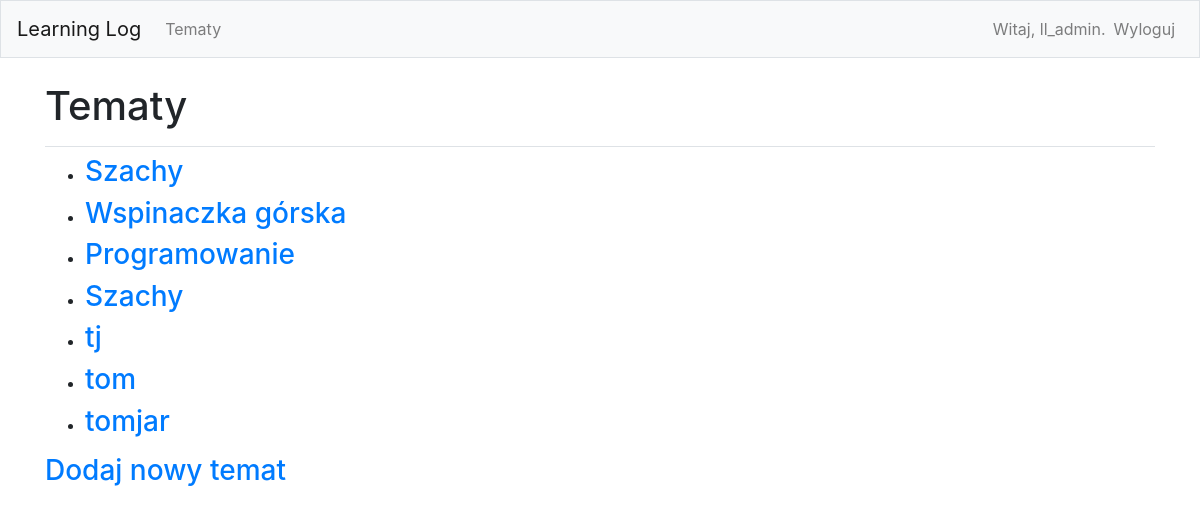
The app's page /topics/ (signed in) with its own data.
### learning_logs/models.py (models this page shows)
class Topic(models.Model):
    text = models.CharField(max_length=200)
    date_added = models.DateTimeField(auto_now_add=True)
    owner = models.ForeignKey(User, on_delete=models.CASCADE)
    def __str__(self):
        return self.text

### learning_logs/views.py (the view)
# urls.py: path('topics/', views.topics, name = 'topics'),
def topics(request):
    topics = Topic.objects.order_by('date_added')
    context = {'topics' : topics}
    return render(request, 'learning_logs/topics.html', context)

### learning_logs/templates/learning_logs/topics.html
{% extends 'learning_logs/base.html' %}
{% block page_header %}
    <h1> Tematy </h1>
{% endblock page_header %}
{% block content %}
    <ul>
        {% for topic in topics %}
            <li><h3>
                <a href="{% url 'learning_logs:topic' topic.id %}"> {{ topic }}</a>
            </h3></li>
        {% empty %}
            <li><h3> Nie został jeszcze dodany żaden temat.</h3></li>
        {% endfor %}
    </ul>
    <h3><a href =" {% url 'learning_logs:new_topic' %}"> Dodaj nowy temat</h3>
{% endblock content %}

### learning_logs/templates/learning_logs/base.html (shortened to what this page needs)
{% load bootstrap4 %}
<!doctype html>
<html lang="pl">
    <head>
        {% bootstrap_css %}
    </head>
    <body>
        <nav class="navbar navbar-expand-md navbar-light bg-light mb-4 border">
            <a class="navbar-brand" href ="{% url 'learning_logs:index'%}" >
                Learning Log</a>
        <div class="collapse navbar-collapse" id="navbarCollapse">
            <ul class="navbar-nav mr-auto">
                <li class="nav-item">
                    <a class="nav-link" href="{% url 'learning_logs:topics' %}">
                        Tematy</a></li>
            </ul>
            <ul class="navbar-nav ml-auto">
                {% if user.is_authenticated %}
                    <li class="nav-item">
                        <span class="navbar-text"> Witaj, {{ user.username }}.</span>
                    </li>
                    <li class="nav-item">
                        <a class="nav-link" href=" {% url 'users:logout' %}"> Wyloguj</a>
                    </li>
                {% endif %}
            </ul>
        </div>
    </nav>
    <main role="main" class="container">
        <div class="pb-2 mb-2 border-bottom">
            {% block page_header %} {% endblock page_header %}
        </div>
        <div>
            {% block content %} {% endblock content %}
        </div>
    </main>
</body>
</html>

### records on screen
Topic: text "Szachy"
Topic: text "Wspinaczka górska"
Topic: text "Programowanie"
Topic: text "Szachy"
Topic: text "tj"
Topic: text "tom"
Topic: text "tomjar"

### other values on screen
{{ user.username }} "ll_admin"
